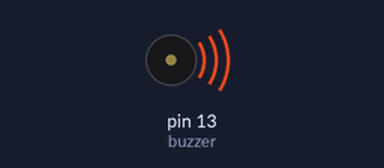
The sketch below on a simulated Arduino Uno, built with avr-gcc and run on an emulated ATmega328P. Shown: buzzer (waves = sounding).

Above: at 0.2 s.
At 4.5 s:
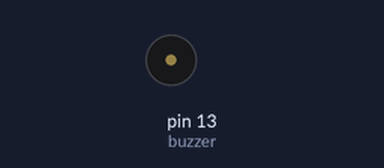
Timing chart, 0 to 5.8 s (numbered marks = the images above):
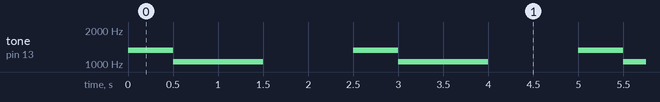

The sketch:

buzzer.ino
```cpp
// (licence header left out)
#define ding 1322
#define dong 1049

int buzzer=13;
int i = 0;

/*Ding Dong*/
int tune[]=   //List each frequency according to the notation
{
  ding, dong,
};
float durt[]= //List each durt according to the notation
{
  1, 2,
};

/*
* Function       PlayTest
* @author        Jessica
* @date          2019.8.21
* @brief         play music
* @param[in]     void
* @retval        void
* @par History   no
*/
void PlayTest()
{
 int length = sizeof(tune)/sizeof(tune[0]);
 for(int x=0; x < length;x++)
  {
    tone(buzzer,tune[x]);
    delay(500*durt[x]);
    noTone(buzzer);
  }
}

/*
* Function       setup
* @author        Jessica
* @date          2019.8.21
* @brief         Initial configuration
* @param[in]     void
* @retval        void
* @par History   no
*/
void setup()
{
  pinMode(buzzer,OUTPUT);//Set digital IO port mode, buzzer pin is output mode
}

/*
* Function       setup
* @author        Jessica
* @date          2019.8.21
* @brief         main function
* @param[in]     void
* @retval        void
* @par History   no
*/
void loop()
{
  PlayTest();
  delay(1000);
}
```

Measured:
- by itself, tone on pin 13 (buzzer): repeats every 2.5 s: 1049 Hz 1.0 s, silent 1.0 s, 1322 Hz 0.50 s
